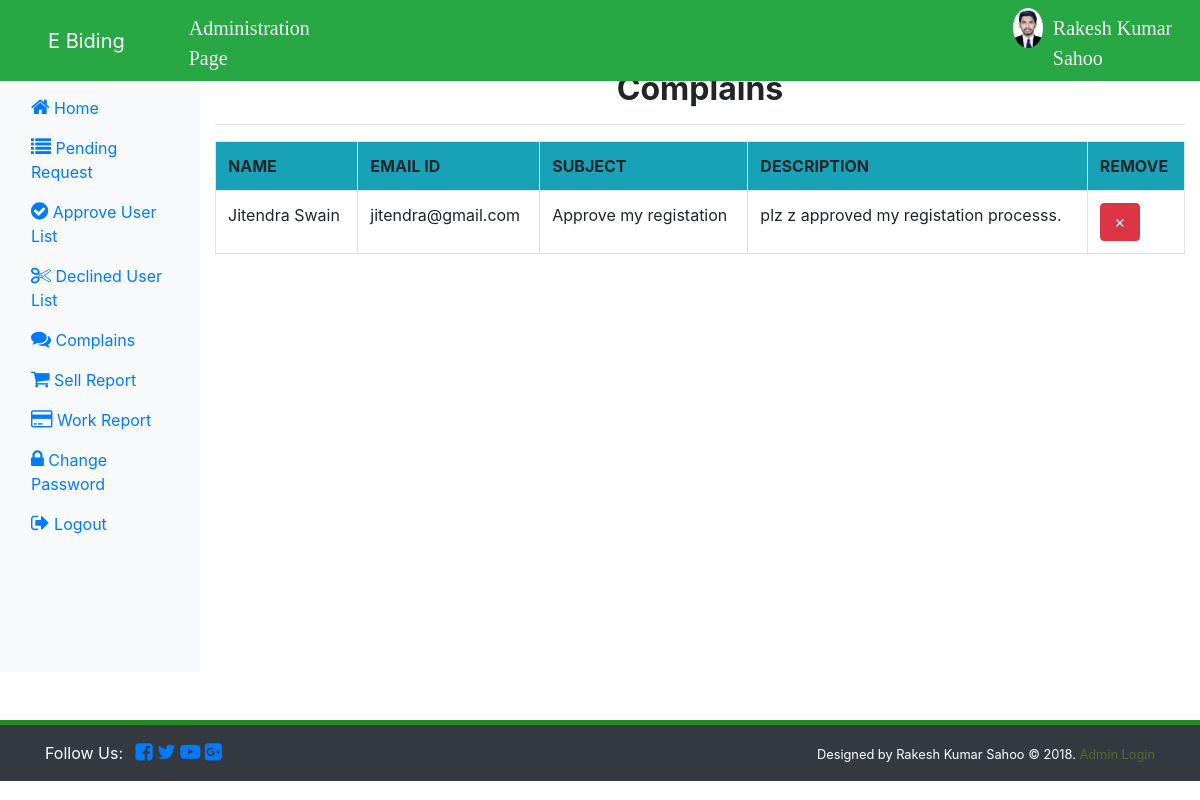
Page /complain/ (signed in) on the committed database.
### admin/models.py (models this page shows)
class AdminData(models.Model):
    name = models.CharField(max_length=30)
    email = models.EmailField(max_length=30)
    image = models.ImageField(upload_to='admin_profile/')
    password = models.CharField(max_length=8)

class Complains(models.Model):
    name = models.CharField(max_length=30)
    subject = models.CharField(max_length=30)
    email = models.EmailField(max_length=30)
    description = models.TextField(max_length=4000)

### admin/views.py (the view)
# urls.py: path('complain/', views.complain, name="complain"),
def complain(request):
    if request.session["aemail"]:
        aemail = request.session["aemail"]
        data = AdminData.objects.get(email=aemail)
        if request.method == 'POST':
            name = request.POST["name"]
            email = request.POST["email"]
            subject = request.POST["subject"]
            message = request.POST["message"]
            Complains(name=name, email=email, subject=subject, description=message).save()
            messages.success(request, "Send successfully.")
            return redirect('contact')
        else:
            qs = Complains.objects.all()
            if qs:
                return render(request, "admin/complains.html", {"data": data,"complains": qs})
            return render(request, "admin/complains.html", {"data": data, "msg":"No complains !"})
    else:
        return redirect('admin_login')

### templates/admin/complains.html (shortened to what this page needs)
{% extends 'admin/slide_bar.html' %}
{% block adminbody %}
     <nav class="col-md-10" style="margin-top: 30px">
     <center>
         <h2><b>Complains</b></h2><hr>
     {% if complains %}
     <table class="table table-bordered table-hover">
         <tr class="bg-info">
             <th>NAME</th>
             <th>EMAIL ID</th>
             <th>SUBJECT</th>
             <th>DESCRIPTION</th>
             <th>REMOVE</th>
         </tr>
         {% for x in complains %}
         <tr>
         <td>{{ x.name }}</td>
         <td>{{ x.email }}</td>
         <td>{{ x.subject }}</td>
         <td>{{ x.description }}</td>
         <td>
             <a href="{% url 'del_complain' x.id %}" class="btn btn-danger">&cross;</a>
         </td>
         </tr>
         {% endfor %}
     </table>
     {% endif %}
     </center>
     </nav>
{% endblock %}

### templates/admin/admin_hader.html (shortened to what this page needs)
<!DOCTYPE html>
<html lang="en">
<head>
</head>
<body>
  <nav class="navbar navbar-expand-sm navbar-dark bg-success pl-5 fixed-top">
    <a href="/" class="navbar-brand">E Biding</a>
    <div id="myMenu">
      <ul class="navbar-nav pl-5 custom-nav">
        <li class="nav-item" style="margin-top:5px;color: whitesmoke;font-family: cursive;font-size: 20px">Administration Page</li>
      <li style="margin-left: 700px"><img src="{{ data.image.url }}" class="rounded-circle" style="height: 40px"></li>
      <li style="margin-left:10px;margin-top:5px;color: whitesmoke;font-family: cursive;font-size: 20px">{{ data.name }}</li>
      </ul>
    </div>
  </nav>
</body>
</html>

### rows in the picture
AdminData: image (picture), name "Rakesh Kumar Sahoo"
Complains: name "Jitendra Swain", email "jitendra@gmail.com", subject "Approve my registation", description "plz z approved my registation processs."
